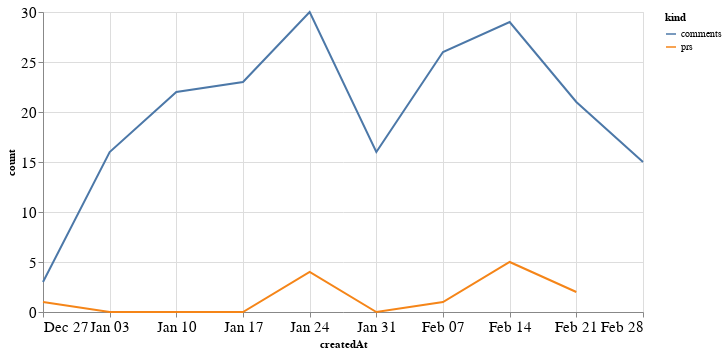

Source (notebook cell):
### Code cell
alt.Chart(total_time, width=600).mark_line().encode(
    x='createdAt',
    y='count',
    color='kind'
)

### Figure 1 — Vega-Lite specification as saved in the notebook (floating-point values rounded to 4 significant figures)
{"config": {"axisLeft": {"labelFontSize": 15}, "axisBottom": {"labelFontSize": 15}}, "data": {"name": "data-ccf86e9ee5e3c7c17ef89722fa88db0a"}, "mark": "line", "encoding": {"color": {"type": "nominal", "field": "kind"}, "x": {"type": "temporal", "field": "createdAt"}, "y": {"type": "quantitative", "field": "count"}}, "width": 600, "$schema": "https://vega.github.io/schema/vega-lite/v4.8.1.json", "datasets": {"data-ccf86e9ee5e3c7c17ef89722fa88db0a": [{"createdAt": "2020-12-27T00:00:00", "kind": "prs", "count": 1.0}, {"createdAt": "2021-01-03T00:00:00", "kind": "prs", "count": 0.0}, {"createdAt": "2021-01-10T00:00:00", "kind": "prs", "count": 0.0}, {"createdAt": "2021-01-17T00:00:00", "kind": "prs", "count": 0.0}, {"createdAt": "2021-01-24T00:00:00", "kind": "prs", "count": 4.0}, {"createdAt": "2021-01-31T00:00:00", "kind": "prs", "count": 0.0}, {"createdAt": "2021-02-07T00:00:00", "kind": "prs", "count": 1.0}, {"createdAt": "2021-02-14T00:00:00", "kind": "prs", "count": 5.0}, {"createdAt": "2021-02-21T00:00:00", "kind": "prs", "count": 2.0}, {"createdAt": "2021-02-28T00:00:00", "kind": "prs", "count": null}, {"createdAt": "2020-12-27T00:00:00", "kind": "comments", "count": 3.0}, {"createdAt": "2021-01-03T00:00:00", "kind": "comments", "count": 16.0}, {"createdAt": "2021-01-10T00:00:00", "kind": "comments", "count": 22.0}, {"createdAt": "2021-01-17T00:00:00", "kind": "comments", "count": 23.0}, {"createdAt": "2021-01-24T00:00:00", "kind": "comments", "count": 30.0}, {"createdAt": "2021-01-31T00:00:00", "kind": "comments", "count": 16.0}, {"createdAt": "2021-02-07T00:00:00", "kind": "comments", "count": 26.0}, {"createdAt": "2021-02-14T00:00:00", "kind": "comments", "count": 29.0}, {"createdAt": "2021-02-21T00:00:00", "kind": "comments", "count": 21.0}, {"createdAt": "2021-02-28T00:00:00", "kind": "comments", "count": 15.0}]}}
